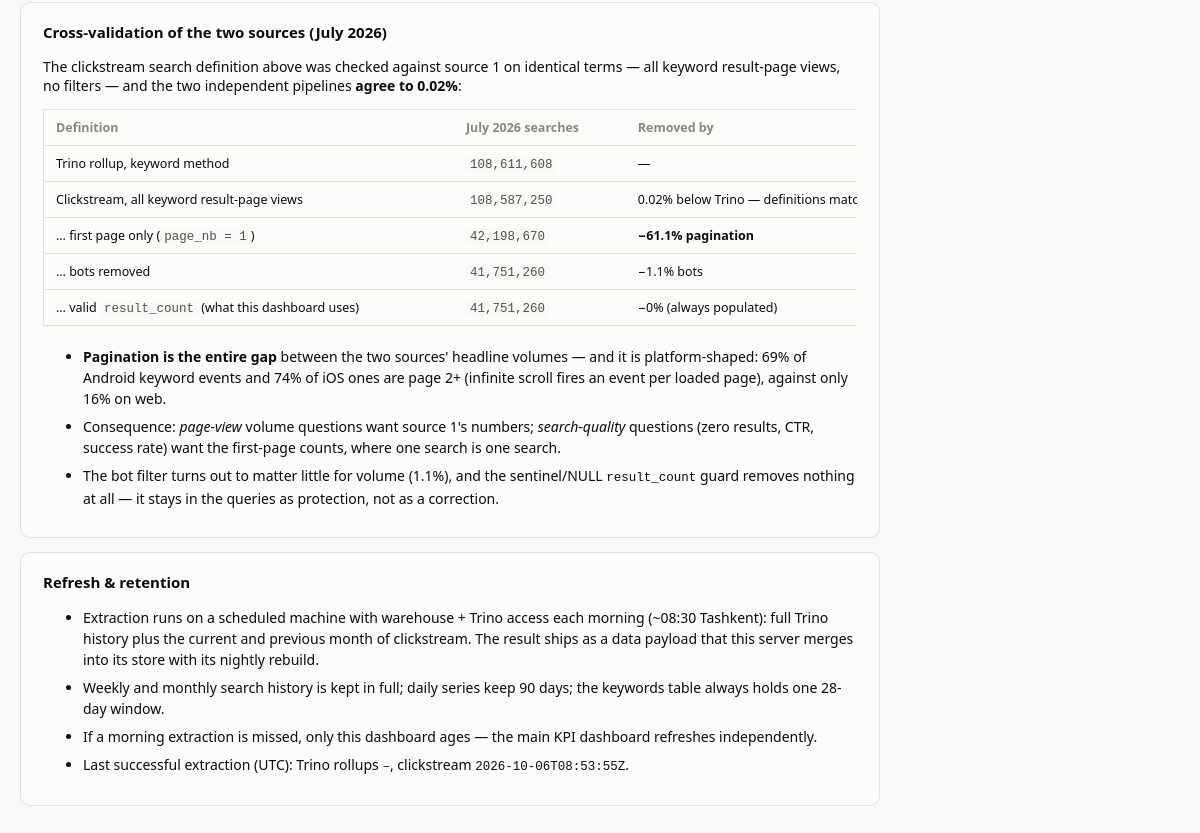
The app's page /search/methodology (signed in, lower part), older data.
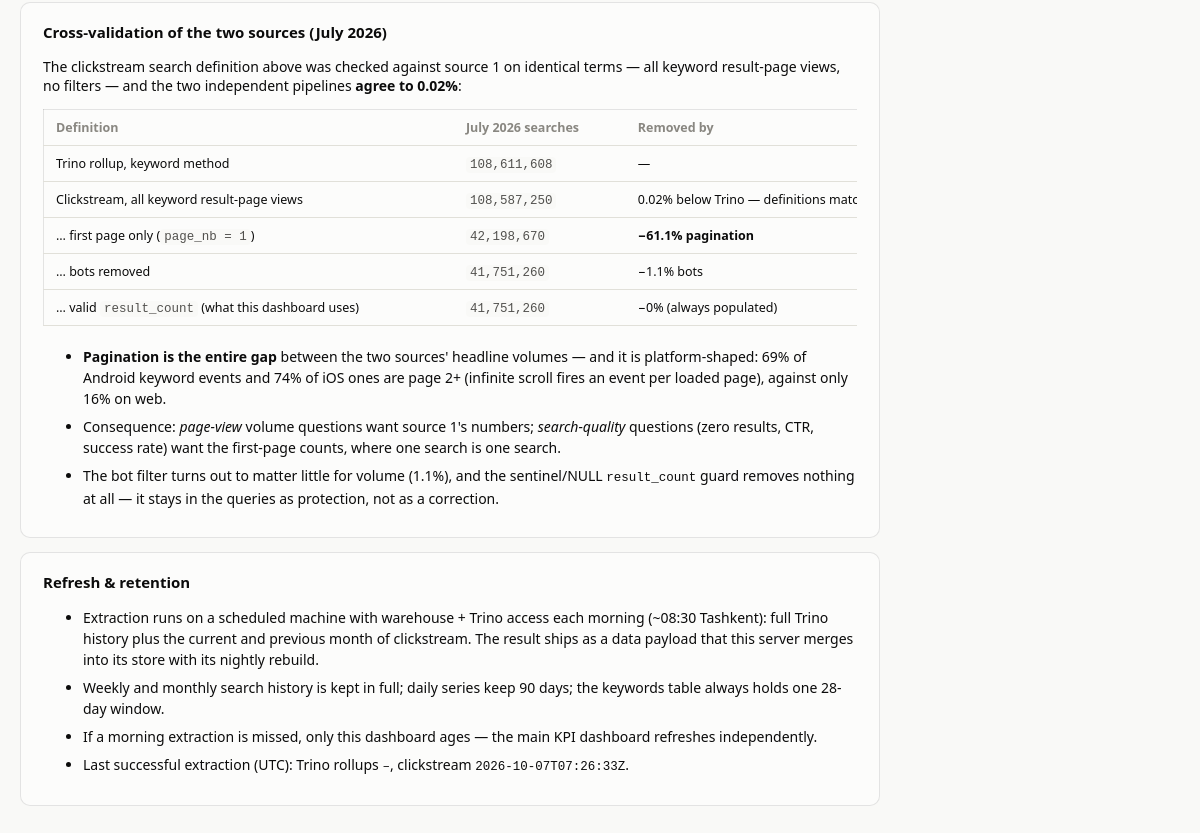
The same page, newer data.
### tables this page shows
CREATE TABLE meta (
  metric           TEXT PRIMARY KEY,
  status           TEXT NOT NULL,
  extracted_at_utc TEXT,
  latest_period    TEXT,
  rows             INTEGER,
  error            TEXT
);

### webapp/app.py (the view)
    @app.route("/search/methodology")
    def search_methodology():
        built, age_h, level = data.freshness() if data.available() else (None, None, "missing")
        m = data.meta() if data.available() else {}
        extracted = {k: (m.get(k) or {}).get("extracted_at_utc")
                     for k in ("search_trino", "search_hydra")}
        trino_sqls, hydra_sqls = [], []
        sql_dir = Path(__file__).resolve().parent.parent / "sql" / "search"
        try:
            for f in sorted(sql_dir.glob("*.sql")):
                entry = {"name": f.name, "text": f.read_text()}
                (hydra_sqls if f.name.startswith("hydra_")
                 else trino_sqls).append(entry)
        except OSError:
            pass
        return render_template(
            "search_methodology.html", tabs=SEARCH_TABS,
            active="search_methodology", built_at=built, age_hours=age_h,
            freshness=level, dash_title=SEARCH_DASH_TITLE, extracted=extracted,
            trino_sqls=trino_sqls, hydra_sqls=hydra_sqls,
        )

### webapp/data.py (called while the page is built)
def _conn():
    conn = sqlite3.connect("file:%s?mode=ro" % SNAPSHOT_PATH, uri=True)
    conn.row_factory = sqlite3.Row
    return conn

def available():
    try:
        conn = _conn()
        conn.execute("SELECT 1 FROM snapshot_info LIMIT 1")
        conn.close()
        return True
    except sqlite3.Error:
        return False

def snapshot_info():
    with _conn() as conn:
        return {r["key"]: r["value"] for r in conn.execute("SELECT key, value FROM snapshot_info")}

def meta():
    with _conn() as conn:
        return {
            r["metric"]: dict(r)
            for r in conn.execute("SELECT * FROM meta ORDER BY metric")
        }

def freshness():
    info = snapshot_info()
    built = info.get("built_at_utc")
    if not built:
        return None, None, "missing"
    dt = datetime.strptime(built, "%Y-%m-%dT%H:%M:%SZ").replace(tzinfo=timezone.utc)
    age_h = (datetime.now(timezone.utc) - dt).total_seconds() / 3600.0
    level = "green" if age_h < 36 else ("amber" if age_h < 72 else "red")
    return built, round(age_h, 1), level

### webapp/templates/search_methodology.html (shortened to what this page needs)
{% extends "base.html" %}
{% block content %}
<div class="method">
<section>
  <h3>Cross-validation of the two sources (July 2026)</h3>
  <p>
    The clickstream search definition above was checked against source 1 on
    identical terms — all keyword result-page views, no filters — and the two
    independent pipelines <strong>agree to 0.02%</strong>:
  </p>
  <div class="dict-wrap">
  <table class="dict">
    <thead><tr><th>Definition</th><th>July 2026 searches</th><th>Removed by</th></tr></thead>
    <tbody>
      <tr><td>Trino rollup, keyword method</td>
          <td><code>108,611,608</code></td><td>—</td></tr>
      <tr><td>Clickstream, all keyword result-page views</td>
          <td><code>108,587,250</code></td>
          <td>0.02% below Trino — definitions match</td></tr>
      <tr><td>… first page only (<code>page_nb = 1</code>)</td>
          <td><code>42,198,670</code></td>
          <td><strong>−61.1% pagination</strong></td></tr>
      <tr><td>… bots removed</td>
          <td><code>41,751,260</code></td><td>−1.1% bots</td></tr>
      <tr><td>… valid <code>result_count</code> (what this dashboard uses)</td>
          <td><code>41,751,260</code></td><td>−0% (always populated)</td></tr>
    </tbody>
  </table>
  </div>
  <ul>
    <li><strong>Pagination is the entire gap</strong> between the two sources'
      headline volumes — and it is platform-shaped: 69% of Android keyword
      events and 74% of iOS ones are page 2+ (infinite scroll fires an event
      per loaded page), against only 16% on web.</li>
    <li>Consequence: <em>page-view</em> volume questions want source 1's
      numbers; <em>search-quality</em> questions (zero results, CTR, success
      rate) want the first-page counts, where one search is one search.</li>
    <li>The bot filter turns out to matter little for volume (1.1%), and the
      sentinel/NULL <code>result_count</code> guard removes nothing at all —
      it stays in the queries as protection, not as a correction.</li>
  </ul>
</section>
<section>
  <h3>Refresh &amp; retention</h3>
  <ul>
    <li>Extraction runs on a scheduled machine with warehouse + Trino access
      each morning (~08:30 Tashkent): full Trino history plus the current and
      previous month of clickstream. The result ships as a data payload that
      this server merges into its store with its nightly rebuild.</li>
    <li>Weekly and monthly search history is kept in full; daily series keep
      90 days; the keywords table always holds one 28-day window.</li>
    <li>If a morning extraction is missed, only this dashboard ages — the
      main KPI dashboard refreshes independently.</li>
    <li>Last successful extraction (UTC):
      Trino rollups <code>{{ extracted.search_trino or "–" }}</code>,
      clickstream <code>{{ extracted.search_hydra or "–" }}</code>.</li>
  </ul>
</section>
</div>
{% endblock %}

### webapp/templates/base.html (shortened to what this page needs)
<!doctype html>
<html lang="en">
<head>
<link rel="stylesheet" href="{{ url_for('static', filename='style.css') }}">
</head>
<body>
<main>
{% block content %}{% endblock %}
</main>
</body>
</html>

### webapp/static/style.css (style rules this page uses)
:root { color-scheme: light; --page: #f9f9f7; --surface: #fcfcfb; --ink: #0b0b0b; --ink-2: #52514e; --muted: #898781; --grid: #e1e0d9; --baseline: #c3c2b7; --border: rgba(11, 11, 11, 0.10); --good: #006300; --bad: #d03b3b; --accent: #2a78d6; --series-1: #2a78d6; --series-2: #eb6834; --series-3: #1baf7a; --series-4: #eda100; --series-5: #e87ba4; --series-6: #008300; --series-7: #4a3aa7; --series-8: #e34948; --spark: #c3c2b7; --diverge-neg: #e34948; --fresh-green: #0ca30c; --fresh-amber: #fab219; --fresh-red: #d03b3b; }
* { box-sizing: border-box; }
body { margin: 0; background: var(--page); color: var(--ink); font-family: system-ui, -apple-system, "Segoe UI", sans-serif; font-size: 14px; }
main { max-width: 1280px; margin: 0 auto; padding: 20px; }
.dict-wrap { overflow-x: auto; }
.dict { border-collapse: collapse; font-size: 13px; min-width: 900px; background: var(--surface); border: 1px solid var(--border); border-radius: 10px; }
.dict th, .dict td { text-align: left; vertical-align: top; padding: 9px 12px; border-bottom: 1px solid var(--grid); }
.dict th { color: var(--muted); font-weight: 600; background: var(--surface); }
.dict code { font-size: 11.5px; color: var(--ink-2); background: var(--page); padding: 1px 4px; border-radius: 4px; }
.method { max-width: 860px; }
.method section { background: var(--surface); border: 1px solid var(--border); border-radius: 10px; padding: 4px 22px 14px; margin-bottom: 14px; }
.method h3 { font-size: 15px; }
.method li { margin-bottom: 7px; line-height: 1.5; }
.method table.dict { font-size: 12.5px; margin-bottom: 6px; }

Row changes from the older to the newer data that the page shows:
changed meta: extracted_at_utc "2026-10-06T08:53:55Z" → "2026-10-07T07:26:33Z"
